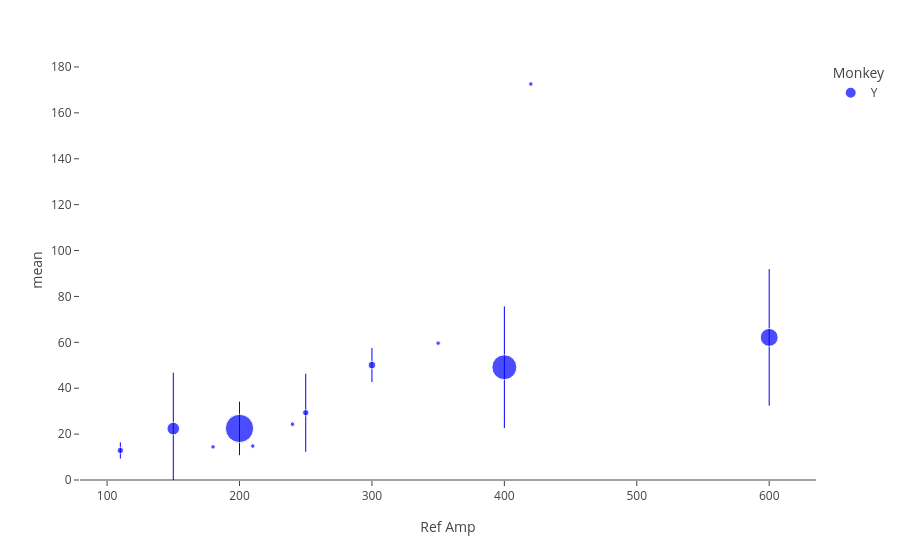

Notebook source saved alongside this figure:
### Code cell
fig

### Figure 1 — Plotly figure (JSON) as saved in the notebook; plotly's stock layout.template omitted (floating-point values rounded to 4 significant figures)
{"data": [{"error_y": {"array": [3.511, 24.39, null, 11.67, null, null, 16.99, 7.398, null, 26.48, null, 29.77]}, "hovertemplate": "Monkey=Y<br>Ref Amp=%{x}<br>mean=%{y}<br>count=%{marker.size}<extra></extra>", "legendgroup": "Y", "marker": {"color": "blue", "size": [2, 8, 1, 40, 1, 1, 2, 3, 1, 31, 1, 16], "sizemode": "area", "sizeref": 0.1, "symbol": "circle"}, "mode": "markers", "name": "Y", "orientation": "v", "showlegend": true, "type": "scatter", "x": [110, 150, 180, 200, 210, 240, 250, 300, 350, 400, 420, 600], "xaxis": "x", "y": [12.88, 22.4, 14.43, 22.47, 14.8, 24.33, 29.31, 50.08, 59.65, 49.15, 172.6, 62.13], "yaxis": "y"}], "layout": {"autosize": true, "legend": {"itemsizing": "constant", "title": {"text": "Monkey"}, "tracegroupgap": 0}, "margin": {"t": 60}, "xaxis": {"anchor": "y", "autorange": true, "domain": [0, 1], "range": [79.34, 635.8], "title": {"text": "Ref Amp"}, "type": "linear"}, "yaxis": {"anchor": "x", "autorange": true, "domain": [0, 1], "range": [0, 183.5], "title": {"text": "mean"}, "type": "linear"}}}
